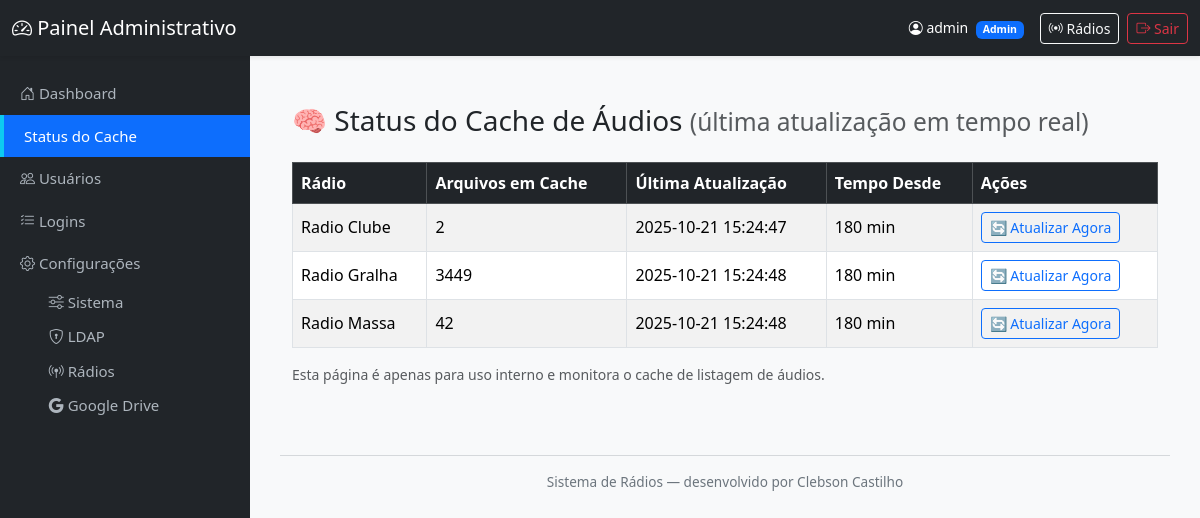
The app's page /admin/status-cache (signed in) with its own data.
### tables this page shows
CREATE TABLE tb_radios (
  id_radio INTEGER PRIMARY KEY AUTOINCREMENT,
  chave TEXT NOT NULL UNIQUE,
  nome TEXT NOT NULL,
  pasta_base TEXT NOT NULL,
  extensao TEXT NOT NULL DEFAULT '.mp3',
  parse_nome TEXT,
  ativa INTEGER NOT NULL DEFAULT 1,
  created_at TEXT DEFAULT (datetime('now')),
  updated_at TEXT DEFAULT (datetime('now'))
, tipo_pasta TEXT DEFAULT 'local', drive_folder_id TEXT, drive_folder_name TEXT);

### mod_admin/routes.py (the view)
@bp_admin.route("/admin/status-cache")
@admin_required
def status_cache():
    from datetime import datetime
    from mod_radio.audio_cache import CACHE_AUDIOS, CACHE_TIMESTAMP, carregar_cache
    carregar_cache()  # 🔄 recarrega dados salvos do disco
    radios_cfg = carregar_radios_config()
    agora = datetime.now()
    status = []
    for radio_key, cfg in radios_cfg.items():
        qtd = len(CACHE_AUDIOS.get(radio_key, []))
        ultima = CACHE_TIMESTAMP.get(radio_key)
        minutos_desde = "—"
        if ultima and isinstance(ultima, str):
            try:
                ultima_dt = datetime.strptime(ultima, "%Y-%m-%d %H:%M:%S")
                minutos_desde = int((agora - ultima_dt).total_seconds() // 60)
            except Exception:
                pass
        status.append({
            "radio": radio_key,
            "nome": cfg.get("nome", "—"),
            "arquivos": qtd,
            "ultima_atualizacao": ultima or "— aguardando —",
            "minutos_desde": f"{minutos_desde} min" if isinstance(minutos_desde, int) else minutos_desde,
        })
    return render_template("status_cache.html", status=status, intervalo="Manual / Local")

### mod_auth/utils.py (called while the page is built)
def admin_required(f):
    @wraps(f)
    def decorated_function(*args, **kwargs):
        user = session.get('user')
        if not user:
            flash("⚠️ Faça login para continuar.", "warning")
            return redirect(url_for('auth.login', next=request.url))
        if user.get('tipo') != 'admin':
            template = current_app.jinja_env.get_or_select_template("error_403.html")
            return template.render(user=user), 403
        return f(*args, **kwargs)
    return decorated_function

### mod_config/models.py (called while the page is built)
def _conn():
    conn = sqlite3.connect(DB_PATH)
    conn.row_factory = sqlite3.Row
    return conn

def carregar_radios_config() -> Dict[str, Dict]:
    cfg = {}
    sistema = platform.system().lower()
    if sistema == "windows":
        base_dir = "C:/SCC/RadioAppOpec/uploads"
    else:
        base_dir = "/mnt"
    print(f"🧩 Sistema detectado: {sistema}")
    for r in ConfigRadio.get_ativas():
        if r.get("tipo_pasta") == "drive":
            pasta = f"[Google Drive] {r.get('drive_folder_name') or 'Sem pasta vinculada'}"
        else:
            pasta = r.get("pasta_base") or os.path.join(base_dir, f"{r['chave']}_fm")
        pasta = os.path.normpath(pasta)
        cfg[r["chave"]] = {
            "nome": r["nome"],
            "pasta_base": pasta,
            "extensao": r.get("extensao") or ".mp3",
            "parse_nome": r.get("parse_nome"),
        }
        print(f"📂 {r['nome']} → {pasta}")
    return cfg

    @staticmethod
    def get_ativas() -> List[Dict]:
        with _conn() as c:
            cur = c.execute("SELECT * FROM tb_radios WHERE ativa=1 ORDER BY nome")
            return [dict(r) for r in cur.fetchall()]

### mod_radio/audio_cache.py (called while the page is built)
def carregar_cache():
    global CACHE_AUDIOS, CACHE_TIMESTAMP
    if os.path.exists(CACHE_PATH):
        try:
            with open(CACHE_PATH, "r", encoding="utf-8") as f:
                data = json.load(f)
                CACHE_AUDIOS = data.get("audios", {})
                CACHE_TIMESTAMP = data.get("timestamp", {})
            print(f"📦 Cache local carregado: {len(CACHE_AUDIOS)} rádios.")
        except Exception as e:
            print("⚠️ Erro ao carregar cache local:", e)
    else:
        print("ℹ️ Nenhum cache local encontrado.")

### mod_admin/templates/status_cache.html (shortened to what this page needs)
{% extends "admin_base.html" %}
{% block content %}
<div class="container py-4">
  <h3 class="mb-4">
    🧠 Status do Cache de Áudios
    <small class="text-muted">(última atualização em tempo real)</small>
  </h3>
  {% if status %}
  <table class="table table-striped table-bordered align-middle">
    <thead class="table-dark">
      <tr>
        <th>Rádio</th>
        <th>Arquivos em Cache</th>
        <th>Última Atualização</th>
        <th>Tempo Desde</th>
        <th>Ações</th>
      </tr>
    </thead>
    <tbody>
      {% for item in status %}
      <tr>
        <td>{{ item.nome }}</td>
        <td>{{ item.arquivos }}</td>
        <td>{{ item.ultima_atualizacao or "— aguardando primeira atualização —" }}</td>
        <td>{{ item.minutos_desde }}</td>
        <td>
          <a href="{{ url_for('radio.atualizar_cache_manual', radio_key=item.radio) }}"
             class="btn btn-sm btn-outline-primary">
            🔄 Atualizar Agora
          </a>
        </td>
      </tr>
      {% endfor %}
    </tbody>
  </table>
  {% else %}
  <div class="alert alert-warning">
    ⚠️ Nenhum dado de cache disponível ainda. Aguarde alguns minutos para a primeira atualização automática.
  </div>
  {% endif %}
  <p class="text-muted small mt-3">
    Esta página é apenas para uso interno e monitora o cache de listagem de áudios.
  </p>
</div>
{% endblock %}

### templates/admin_base.html (style rules this page uses)
body { background-color: #f8f9fa; overflow-x: hidden; }

### records on screen
tb_radios: nome "Radio Clube", arquivos "2", ultima_atualizacao "2025-10-21 15:24:47", minutos_desde "180 min"
tb_radios: nome "Radio Gralha", arquivos "3449", ultima_atualizacao "2025-10-21 15:24:48", minutos_desde "180 min"
tb_radios: nome "Radio Massa", arquivos "42", ultima_atualizacao "2025-10-21 15:24:48", minutos_desde "180 min"

### other values on screen
{{ session.user.usuario }} "admin"
{{ session.user.tipo|capitalize }} "Admin"
